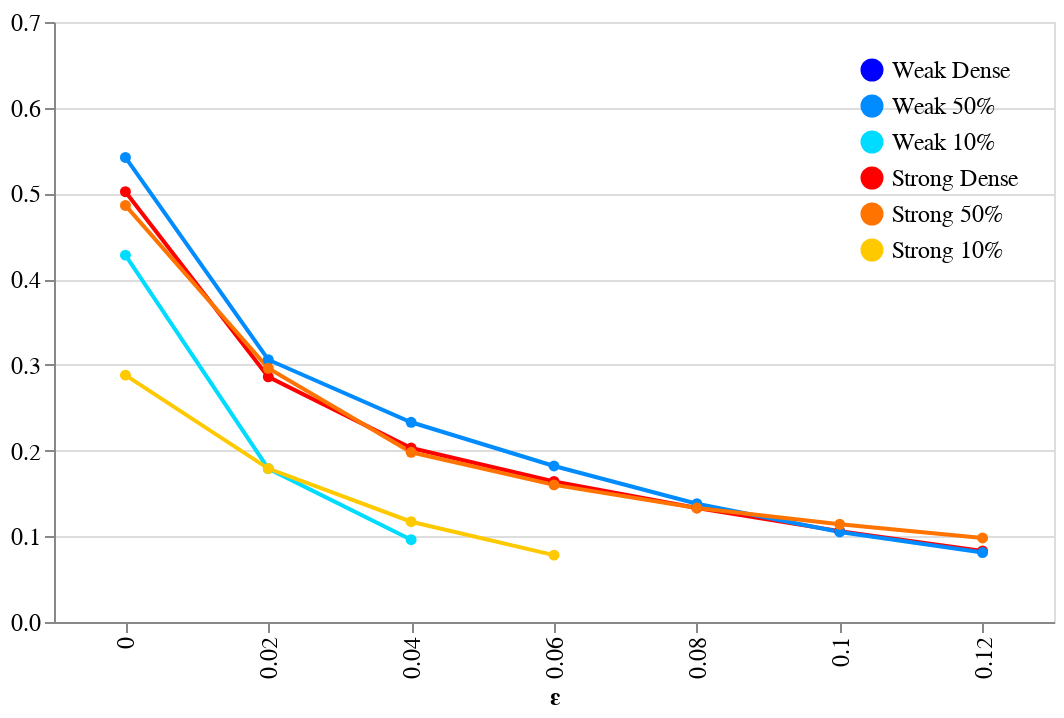

Notebook cell for this chart:
### Code cell
# resnets_acceps = get_df(resnets_acceps)
# mobnets_acceps = get_df(mobnets_acceps)

# dom = ['Weak Dense','Weak 50%','Weak 10%','Strong Dense','Strong 50%','Strong 10%']
# rng = ['#0000FF', '#008BFF','#00DCFF','#FF0000','#FF7400','#FFC900']
resnets_acceps
acc_eps_line(resnets_acceps,dom,rng)

### Figure 1 — Vega-Lite specification as saved in the notebook (floating-point values rounded to 4 significant figures)
{"config": {"view": {"continuousWidth": 400, "continuousHeight": 300}}, "data": {"name": "data-70353b8cb54c97f061be782a39802367"}, "mark": {"type": "line", "point": true}, "encoding": {"color": {"type": "nominal", "field": "model", "legend": {"labelFontSize": 12, "offset": 18, "orient": "top-right", "title": null}, "scale": {"domain": ["Weak Dense", "Weak 50%", "Weak 10%", "Strong Dense", "Strong 50%", "Strong 10%"], "range": ["#0000FF", "#008BFF", "#00DCFF", "#FF0000", "#FF7400", "#FFC900"]}}, "x": {"type": "ordinal", "axis": {"labelFontSize": 12, "title": "ε", "titleFontSize": 12}, "field": "epsilon"}, "y": {"type": "quantitative", "axis": {"labelFontSize": 12, "title": null}, "field": "acc"}}, "width": 500, "$schema": "https://vega.github.io/schema/vega-lite/v4.0.2.json", "datasets": {"data-70353b8cb54c97f061be782a39802367": [{"epsilon": 0.0, "acc": 0.428, "model": "Weak 10%"}, {"epsilon": 0.02, "acc": 0.179, "model": "Weak 10%"}, {"epsilon": 0.04, "acc": 0.096, "model": "Weak 10%"}, {"epsilon": 0.0, "acc": 0.288, "model": "Strong 10%"}, {"epsilon": 0.02, "acc": 0.179, "model": "Strong 10%"}, {"epsilon": 0.04, "acc": 0.117, "model": "Strong 10%"}, {"epsilon": 0.06, "acc": 0.078, "model": "Strong 10%"}, {"epsilon": 0.0, "acc": 0.502, "model": "Strong Dense"}, {"epsilon": 0.02, "acc": 0.286, "model": "Strong Dense"}, {"epsilon": 0.04, "acc": 0.203, "model": "Strong Dense"}, {"epsilon": 0.06, "acc": 0.164, "model": "Strong Dense"}, {"epsilon": 0.08, "acc": 0.133, "model": "Strong Dense"}, {"epsilon": 0.1, "acc": 0.106, "model": "Strong Dense"}, {"epsilon": 0.12, "acc": 0.083, "model": "Strong Dense"}, {"epsilon": 0.0, "acc": 0.542, "model": "Weak 50%"}, {"epsilon": 0.02, "acc": 0.306, "model": "Weak 50%"}, {"epsilon": 0.04, "acc": 0.233, "model": "Weak 50%"}, {"epsilon": 0.06, "acc": 0.182, "model": "Weak 50%"}, {"epsilon": 0.08, "acc": 0.138, "model": "Weak 50%"}, {"epsilon": 0.1, "acc": 0.105, "model": "Weak 50%"}, {"epsilon": 0.12, "acc": 0.081, "model": "Weak 50%"}, {"epsilon": 0.0, "acc": 0.486, "model": "Strong 50%"}, {"epsilon": 0.02, "acc": 0.296, "model": "Strong 50%"}, {"epsilon": 0.04, "acc": 0.198, "model": "Strong 50%"}, {"epsilon": 0.06, "acc": 0.16, "model": "Strong 50%"}, {"epsilon": 0.08, "acc": 0.133, "model": "Strong 50%"}, {"epsilon": 0.1, "acc": 0.114, "model": "Strong 50%"}, {"epsilon": 0.12, "acc": 0.098, "model": "Strong 50%"}, {"epsilon": 0.0, "acc": 0.688, "model": "Benign Dense"}, {"epsilon": 0.02, "acc": 0.065, "model": "Benign Dense"}]}}
